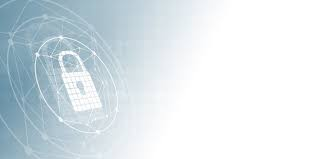
#> input picture bg.jpeg, 318 x 159 px
$ python bg.py
#> lines starting #> are read from the running program, lines starting #| are printed output that depends on the picture
from PIL import Image
import time
img_path = input("Enter image name/path: ")
#> the answer given: bg.jpeg
img_path = img_path.replace('\\', '/')
try:
    img = Image.open(img_path)
#> img is the input picture: PIL image 318x159 RGB; mean R, G, B 217.7, 227.6, 232.7
    box = (100, 100, 400, 400)
    region = img.crop(box)
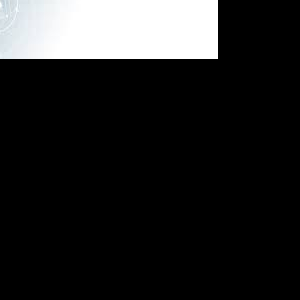
#> region: PIL image 300x300 RGB; mean R, G, B 35.6, 35.8, 35.9

    # Display the original image
    img.show()
    time.sleep(5) #3 seconds delay
    # Display the cropped region
    region.show()
    region = region.transpose(Image.Transpose.ROTATE_180)
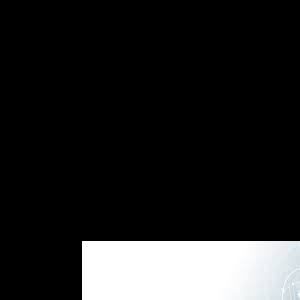
#> region: PIL image 300x300 RGB; mean R, G, B 35.6, 35.8, 35.9
    img.paste(region, box)
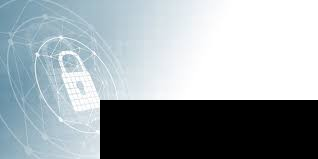
#> img: PIL image 318x159 RGB; mean R, G, B 154.4, 163.9, 168.7
except FileNotFoundError:
    print("Image name not found")
except OSError:
    print("Image path is not found")
